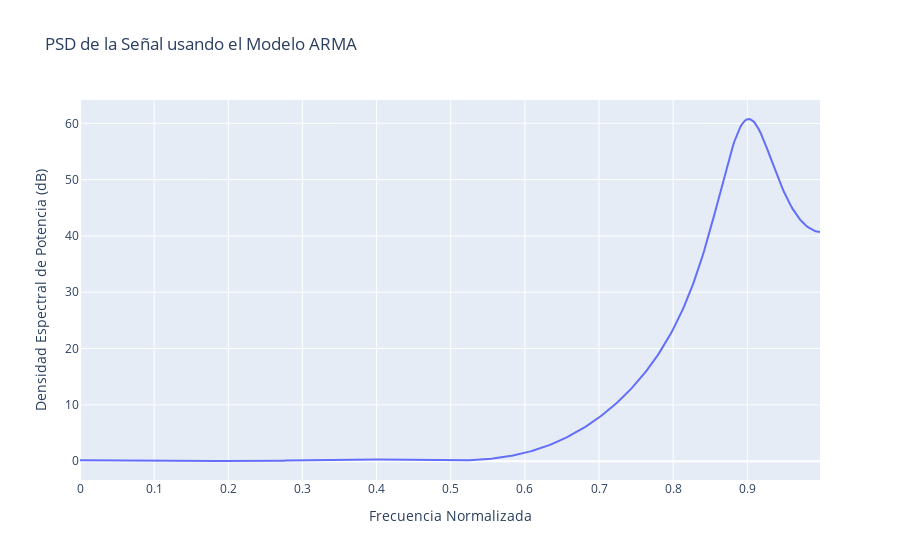

The cell this chart's notebook holds for it:
### Markdown cell above
### Modelado de Espectros mediante modelos ARMA

En esta última parte guiada de la práctica, es necesario vamos a realizar el mismo procesamiento con la una señal generada mediante 

$$ x[n] = w[n] - 1.5857w[n-1] + 1.9208w[n-2] -1.5229w[n-3]+0.9224w[n-4]$$

El núermo de muestras será 128

### Code cell
import numpy as np  # Importar la biblioteca numpy para manejo de arrays y funciones matemáticas
import spectrum  # Importar la biblioteca spectrum para análisis espectral
import plotly.graph_objects as go  # Importar plotly para crear gráficos interactivos
import scipy.signal as signal  # Importar signal de scipy para procesamiento de señales

# Generar la señal x(n)
np.random.seed(120)  # Fijar la semilla para reproducibilidad
n = np.arange(0, 128)  # Crear un array de 0 a 128
w = np.random.normal(0, 1, len(n))  # Generar ruido blanco con media 0 y desviación estándar 1
bCoef = [1, -1.5857, 1.9208, -1.5229, 0.9224] # Coeficientes del filtro AR (AutoRegresivo)
aCoef = 1  # Coeficiente del denominador del filtro (en este caso, 1)
x = signal.lfilter(bCoef, [1], w) # Aplicar el filtro AR a la señal x


# Estimar los parámetros del modelo ARMA (orden AR=4, MA=8)
a, b, sigma = spectrum.arma_estimate(x, P=4, Q=8, lag=20)  # Estimar los coeficientes ARMA y sigma
psd = spectrum.arma2psd(A=a, B=b, rho=sigma, NFFT=1024)  # Calcular la PSD a partir de los coeficientes ARMA
psd = psd[:512]  # Tomar los primeros 512 valores de la PSD

# Crear la gráfica de la PSD usando Plotly
fig = go.Figure()

fig.add_trace(go.Scatter(x=freqs, y=psd, mode="lines", name="Modelo ARMA"))

fig.update_layout(
    title="PSD de la Señal usando el Modelo ARMA",  # Título del gráfico
    xaxis_title="Frecuencia Normalizada",  # Título del eje x
    yaxis_title="Densidad Espectral de Potencia (dB)",  # Título del eje y
)

fig.show()  # Mostrar la figura

### Figure 1 — Plotly figure (JSON) as saved in the notebook; plotly's stock layout.template omitted (floating-point values rounded to 4 significant figures; data arrays with more than 128 entries replaced by an {"elided": "..."} marker saying what was removed)
{"data": [{"mode": "lines", "name": "Modelo ARMA", "type": "scatter", "x": {"elided": "513 float values"}, "y": {"elided": "512 float values"}}], "layout": {"title": {"text": "PSD de la Señal usando el Modelo ARMA"}, "xaxis": {"title": {"text": "Frecuencia Normalizada"}}, "yaxis": {"title": {"text": "Densidad Espectral de Potencia (dB)"}}}}
